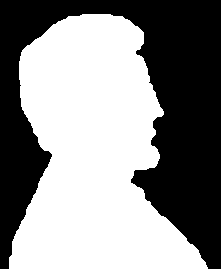
%> input picture image1/penny.tif, 221 x 269 px
$ octave goingBack.m   (GNU Octave 9; MATLAB toolbox functions it lacks are replaced by stand-ins)
%> lines starting %> are read from the running program, lines starting %| are printed output that depends on the picture; in (x1, y1, x2, y2) boxes, pixels count from 0 and x2, y2 are one past the last pixel; in counts of white or black regions, pixels touching at a corner belong together; the program's own positions count from 1
clear all
close all

%
% f = imread('C:\Users\rbhar\Documents\university\year 5\image processing\lab 5\github\ImageProcessingAssessment1\image1\legBone.tif');
% f = imread('C:\Users\rbhar\Documents\university\year 5\image processing\lab 5\github\ImageProcessingAssessment1\image1\mapleLeaf.tif');
f = imread('C:\Users\rbhar\Documents\university\year 5\image processing\lab 5\github\ImageProcessingAssessment1\image1\penny.tif');
%> f: size 269x221 logical; 54.6% white; 1 black region, box (x1, y1, x2, y2) and area: (0, 0, 221, 269) 26994
% f = imread('C:\Users\rbhar\Documents\university\year 5\image processing\lab 5\github\ImageProcessingAssessment1\image1\square.tif');
% f = imread('C:\Users\rbhar\Documents\university\year 5\image processing\lab 5\github\ImageProcessingAssessment1\image1\triangle.tif');
% f = imread('C:\Users\rbhar\Documents\university\year 5\image processing\lab 5\github\ImageProcessingAssessment1\image1\Chromosome2.jpg');

chrome=false;


if chrome
    figure, imshow(f);
    % pause;
    % %
    f = 1-im2double(f);
    h = fspecial('gaussian',25,15);
    g = imfilter(f,h,'replicate');
    figure, imshow(g);

    %
    g = im2bw(g,1.7*graythresh(g));
    figure, imshow(g);

    fSize=size(g);


    %     currentMatrix=zeros(3);


    newF=zeros(fSize(1)+2,fSize(2)+2);
    newF(2:fSize(1)+1,2:fSize(2)+1)=g;
else

    figure, imshow(f);
    % pause;
    % %
    f = im2double(f);
    h = fspecial('gaussian',25,15);
    g = imfilter(f,h,'replicate');
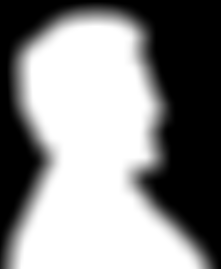
%> g: size 269x221 double; min 0, max 1, mean 0.546
    figure, imshow(g);

    %
    g = im2bw(g,1.7*graythresh(g));
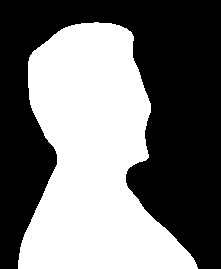
%> g: size 269x221 logical; 45.7% white; 1 white region, box (x1, y1, x2, y2) and area: (18, 22, 198, 269) 27148
    figure, imshow(g);

    fSize=size(f);
%> fSize = [269 221]


    newF=zeros(fSize(1)+2,fSize(2)+2);
    newF(2:fSize(1)+1,2:fSize(2)+1)=f;
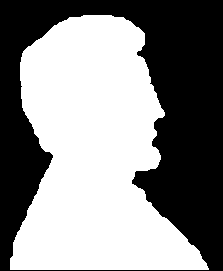
%> newF: size 271x223 double; values 0 (black) and 1 (white), 53.7% white; 1 black region, box (x1, y1, x2, y2) and area: (0, 0, 223, 271) 27978
end


%
% s = bwmorph(g,'skel',Inf);
% figure, imshow(s);
% pause;
% %
% s1 = bwmorph(s,'spur',25);
% figure, imshow(s1);


%%

[rows cols] = find(g~=0); %change to g for chromosome
%> rows = 27148 values from 23 to 269; cols = 27148 values from 19 to 198

contour = bwtraceboundary(g, [rows(1), cols(1)], 'N');%change to g for chromosome
%> contour = 742 rows, first 12: [261 19; 260 20; 259 20; 258 20; 257 20; 256 20; 255 20; 254 20; 253 21; 252 21; 251 21; 250 21]

% Subsample the boundary points so we have exactly 128, and put them into a
% complex number format (x + jy)
sampleFactor = length(contour)/128;
%> sampleFactor = 5.8
dist = 1;
for i=1:128
    c(i) = contour(round(dist),2) + j*contour(round(dist),1);
    dist = dist + sampleFactor;
end
%> this loop made 128 passes
%> dist on passes 1 to 12: 6.8, 12.59, 18.39, 24.19, 29.98, 35.78, 41.58, 47.38, 53.17, 58.97, 64.77, 70.56
%> after the loop, dist = 743

C = fft(c);
% Chop out some of the smaller coefficients (less than umax)
umax = 8;
%umax = 8;
Capprox = C;
for u=1:128
    if u > umax & u < 128-umax
        Capprox(u) = 0;
    end
end

% Take inverse fft
cApprox = ifft(Capprox);

% Show original boundary and approximated boundary
figure, imshow(imcomplement(bwperim(g)));
%> after `imshow(imcomplement(bwperim(g)))`:
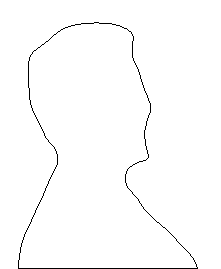
%> displayed picture: size 269x221 logical; 98.8% white; black in thin lines or dots, all inside (x1, y1, x2, y2) = (18, 22, 198, 269)
hold on, plot(cApprox,'r');
%%
%
% s = bwmorph(g,'skel',Inf);
% figure, imshow(s);
% pause;
% %
% s1 = bwmorph(s,'spur',25);
% figure, imshow(s1);

% f=g;


%amount of times algo applied to image
%> (the run ends here)
